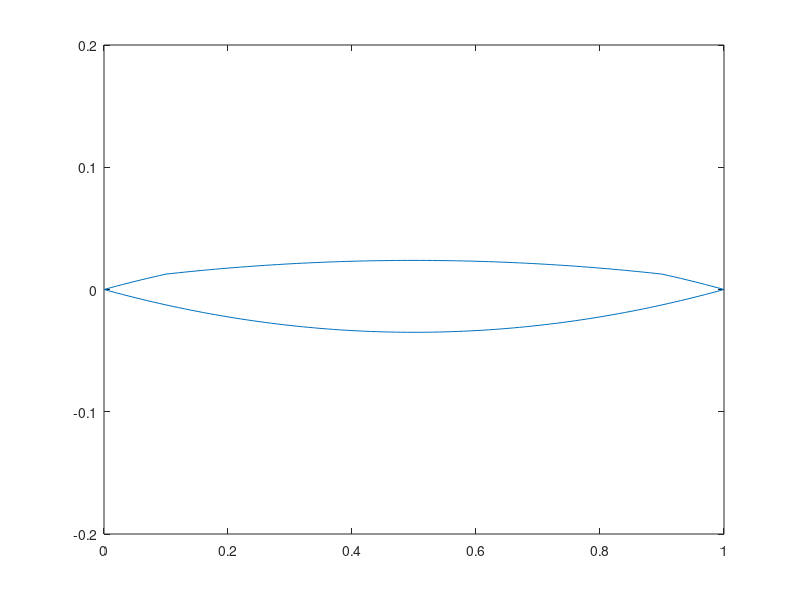

The MATLAB source for this figure:
t = 0.07;
c = 1;
dx = 0.01;
%% Segment 1 - Biconvex
x1 = 0:dx:0.1;
y1 = 2*(t/c).*x1.*(1-x1);
dydx1 = 2*(t/c) - 4*(t/c)*x1(end);
%% Segment 2 - Ellipse
t2 = t - 0.5*t;
x2start = (-dydx1 + 2*(t2/c))/(4*(t2/c));
x2 = (0.1+x2start):dx:(0.9+x2start);
% b = sqrt((dydx1*(1/x2(1)))^2*(1-x2(1)^2));
% y2 = sqrt((1- (x2.^2/(c^2))*b^2));
x2 = x2 - x2start;
y2 = 2*(t2/c).*x2.*(1-x2);
yup = y1(end) - y2(1);
y2 = y2 + yup;

%% Segment 3 - Biconvex
x3 = 0.9:dx:1;
y3 = 2*(t/c).*x3.*(1-x3);


%% Segment 4 - Bottom Biconvex

x4 = 1:-dx:0;
y4 = -2*(t/c).*x4.*(1-x4);

plot([x1,x2,x3,x4],[y1,y2,y3,y4])
ylim([-.2 .2])
